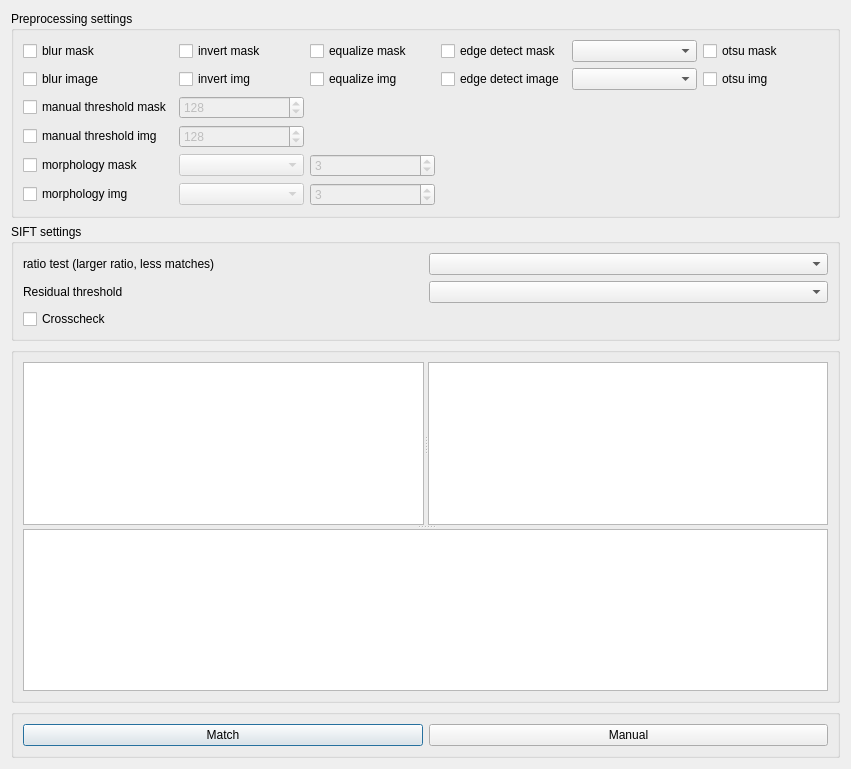
<?xml version="1.0" encoding="UTF-8"?>
<ui version="4.0">
 <class>Dialog</class>
 <widget class="QDialog" name="Dialog">
  <property name="geometry">
   <rect>
    <x>0</x>
    <y>0</y>
    <width>851</width>
    <height>769</height>
   </rect>
  </property>
  <property name="windowTitle">
   <string>Affine conversion</string>
  </property>
  <layout class="QGridLayout" name="gridLayout">
   <item row="0" column="0" colspan="2">
    <widget class="QGroupBox" name="groupBox">
     <property name="title">
      <string>Preprocessing settings</string>
     </property>
     <layout class="QGridLayout" name="gridLayout_3">
      <item row="1" column="2">
       <widget class="QCheckBox" name="equalizeImage">
        <property name="text">
         <string>equalize img</string>
        </property>
       </widget>
      </item>
      <item row="0" column="3">
       <widget class="QCheckBox" name="cannyMask">
        <property name="text">
         <string>edge detect mask</string>
        </property>
       </widget>
      </item>
      <item row="1" column="0">
       <widget class="QCheckBox" name="blurImage">
        <property name="text">
         <string>blur image</string>
        </property>
       </widget>
      </item>
      <item row="1" column="1">
       <widget class="QCheckBox" name="invertImage">
        <property name="text">
         <string>invert img</string>
        </property>
       </widget>
      </item>
      <item row="0" column="0">
       <widget class="QCheckBox" name="blurMask">
        <property name="text">
         <string>blur mask</string>
        </property>
       </widget>
      </item>
      <item row="0" column="1">
       <widget class="QCheckBox" name="invertMask">
        <property name="text">
         <string>invert mask</string>
        </property>
       </widget>
      </item>
      <item row="0" column="2">
       <widget class="QCheckBox" name="equalizeMask">
        <property name="text">
         <string>equalize mask</string>
        </property>
       </widget>
      </item>
      <item row="1" column="3">
       <widget class="QCheckBox" name="cannyImage">
        <property name="text">
         <string>edge detect image</string>
        </property>
       </widget>
      </item>
      <item row="1" column="4">
       <widget class="QComboBox" name="sigmaImage"/>
      </item>
      <item row="0" column="4">
       <widget class="QComboBox" name="sigmaMask"/>
      </item>
      <item row="0" column="5">
       <widget class="QCheckBox" name="otsuMask">
        <property name="text">
         <string>otsu mask</string>
        </property>
       </widget>
      </item>
      <item row="1" column="5">
       <widget class="QCheckBox" name="otsuImage">
        <property name="text">
         <string>otsu img</string>
        </property>
       </widget>
      </item>
      <item row="2" column="0">
       <widget class="QCheckBox" name="manualThresholdMask">
        <property name="text">
         <string>manual threshold mask</string>
        </property>
       </widget>
      </item>
      <item row="2" column="1">
       <widget class="QSpinBox" name="thresholdMask">
        <property name="enabled">
         <bool>false</bool>
        </property>
        <property name="minimum">
         <number>0</number>
        </property>
        <property name="maximum">
         <number>255</number>
        </property>
        <property name="value">
         <number>128</number>
        </property>
       </widget>
      </item>
      <item row="3" column="0">
       <widget class="QCheckBox" name="manualThresholdImage">
        <property name="text">
         <string>manual threshold img</string>
        </property>
       </widget>
      </item>
      <item row="3" column="1">
       <widget class="QSpinBox" name="thresholdImage">
        <property name="enabled">
         <bool>false</bool>
        </property>
        <property name="minimum">
         <number>0</number>
        </property>
        <property name="maximum">
         <number>255</number>
        </property>
        <property name="value">
         <number>128</number>
        </property>
       </widget>
      </item>
      <item row="4" column="0">
       <widget class="QCheckBox" name="morphologyMask">
        <property name="text">
         <string>morphology mask</string>
        </property>
       </widget>
      </item>
      <item row="4" column="1">
       <widget class="QComboBox" name="morphologyTypeMask">
        <property name="enabled">
         <bool>false</bool>
        </property>
       </widget>
      </item>
      <item row="4" column="2">
       <widget class="QSpinBox" name="morphologyStrengthMask">
        <property name="enabled">
         <bool>false</bool>
        </property>
        <property name="minimum">
         <number>1</number>
        </property>
        <property name="maximum">
         <number>15</number>
        </property>
        <property name="value">
         <number>3</number>
        </property>
       </widget>
      </item>
      <item row="5" column="0">
       <widget class="QCheckBox" name="morphologyImage">
        <property name="text">
         <string>morphology img</string>
        </property>
       </widget>
      </item>
      <item row="5" column="1">
       <widget class="QComboBox" name="morphologyTypeImage">
        <property name="enabled">
         <bool>false</bool>
        </property>
       </widget>
      </item>
      <item row="5" column="2">
       <widget class="QSpinBox" name="morphologyStrengthImage">
        <property name="enabled">
         <bool>false</bool>
        </property>
        <property name="minimum">
         <number>1</number>
        </property>
        <property name="maximum">
         <number>15</number>
        </property>
        <property name="value">
         <number>3</number>
        </property>
       </widget>
      </item>
     </layout>
    </widget>
   </item>
   <item row="1" column="0" colspan="2">
    <widget class="QGroupBox" name="groupBox_2">
     <property name="title">
      <string>SIFT settings</string>
     </property>
     <layout class="QGridLayout" name="gridLayout_4">
      <item row="1" column="0">
       <widget class="QLabel" name="label_2">
        <property name="text">
         <string>Residual threshold</string>
        </property>
       </widget>
      </item>
      <item row="0" column="1">
       <widget class="QComboBox" name="ratioCombo"/>
      </item>
      <item row="1" column="1">
       <widget class="QComboBox" name="residualCombo"/>
      </item>
      <item row="0" column="0">
       <widget class="QLabel" name="label">
        <property name="text">
         <string>ratio test (larger ratio, less matches) </string>
        </property>
       </widget>
      </item>
      <item row="2" column="0">
       <widget class="QCheckBox" name="crossCheck">
        <property name="text">
         <string>Crosscheck</string>
        </property>
       </widget>
      </item>
     </layout>
    </widget>
   </item>
   <item row="2" column="0" colspan="2">
    <widget class="QGroupBox" name="groupBox_4">
     <property name="title">
      <string/>
     </property>
     <layout class="QVBoxLayout" name="verticalLayout">
      <item>
       <widget class="QSplitter" name="splitter_2">
        <property name="orientation">
         <enum>Qt::Orientation::Vertical</enum>
        </property>
        <widget class="QSplitter" name="splitter">
         <property name="orientation">
          <enum>Qt::Orientation::Horizontal</enum>
         </property>
         <widget class="QGraphicsView" name="maskView"/>
         <widget class="QGraphicsView" name="imgView"/>
        </widget>
        <widget class="QGraphicsView" name="resultView"/>
       </widget>
      </item>
     </layout>
    </widget>
   </item>
   <item row="7" column="0" colspan="2">
    <widget class="QGroupBox" name="groupBox_3">
     <property name="title">
      <string/>
     </property>
     <layout class="QGridLayout" name="gridLayout_2">
      <item row="0" column="0">
       <widget class="QPushButton" name="matchButton">
        <property name="text">
         <string>Match</string>
        </property>
       </widget>
      </item>
      <item row="0" column="1">
       <widget class="QPushButton" name="manualButton">
        <property name="text">
         <string>Manual</string>
        </property>
       </widget>
      </item>
     </layout>
    </widget>
   </item>
  </layout>
 </widget>
 <resources/>
 <connections/>
</ui>
